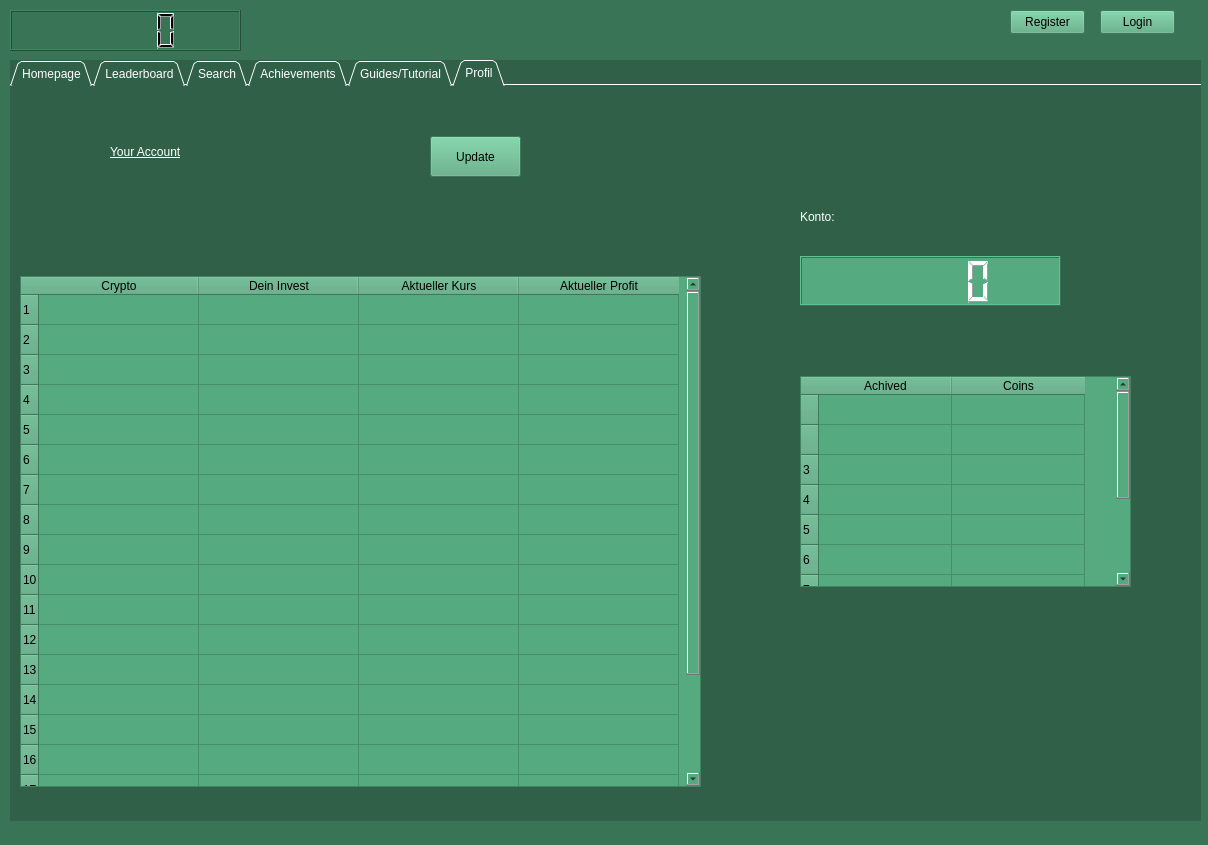
<?xml version="1.0" encoding="UTF-8"?>
<ui version="4.0">
 <class>MainWindow</class>
 <widget class="QMainWindow" name="MainWindow">
  <property name="enabled">
   <bool>true</bool>
  </property>
  <property name="geometry">
   <rect>
    <x>0</x>
    <y>0</y>
    <width>1208</width>
    <height>845</height>
   </rect>
  </property>
  <property name="windowTitle">
   <string>MainWindow</string>
  </property>
  <property name="styleSheet">
   <string notr="true">
background-color: rgb(57, 116, 86);</string>
  </property>
  <widget class="QWidget" name="centralwidget">
   <widget class="QTabWidget" name="tabWidget">
    <property name="geometry">
     <rect>
      <x>10</x>
      <y>60</y>
      <width>1191</width>
      <height>761</height>
     </rect>
    </property>
    <property name="minimumSize">
     <size>
      <width>1191</width>
      <height>0</height>
     </size>
    </property>
    <property name="toolTip">
     <string>Profile
</string>
    </property>
    <property name="whatsThis">
     <string>&lt;html&gt;&lt;head/&gt;&lt;body&gt;&lt;p&gt;Your Accouont&lt;/p&gt;&lt;p&gt;&lt;br/&gt;&lt;/p&gt;&lt;/body&gt;&lt;/html&gt;</string>
    </property>
    <property name="styleSheet">
     <string notr="true">background-color: rgb(48, 97, 72);
color: rgb(255, 255, 255);
font: 14pt &quot;Segoe UI&quot;;</string>
    </property>
    <property name="tabPosition">
     <enum>QTabWidget::TabPosition::North</enum>
    </property>
    <property name="tabShape">
     <enum>QTabWidget::TabShape::Triangular</enum>
    </property>
    <property name="currentIndex">
     <number>5</number>
    </property>
    <property name="iconSize">
     <size>
      <width>26</width>
      <height>26</height>
     </size>
    </property>
    <property name="documentMode">
     <bool>true</bool>
    </property>
    <property name="movable">
     <bool>true</bool>
    </property>
    <widget class="QWidget" name="tab">
     <attribute name="title">
      <string>Homepage</string>
     </attribute>
     <widget class="QWidget" name="widget" native="true">
      <property name="geometry">
       <rect>
        <x>0</x>
        <y>0</y>
        <width>1141</width>
        <height>701</height>
       </rect>
      </property>
      <property name="styleSheet">
       <string notr="true"/>
      </property>
      <layout class="QGridLayout" name="gridLayout">
       <item row="0" column="0">
        <widget class="QLabel" name="label">
         <property name="font">
          <font>
           <family>Segoe UI</family>
           <pointsize>14</pointsize>
           <italic>false</italic>
           <bold>false</bold>
          </font>
         </property>
         <property name="styleSheet">
          <string notr="true">background-color: transparent;
color: rgb(255, 255, 255);</string>
         </property>
         <property name="text">
          <string>Top Winners of the day</string>
         </property>
        </widget>
       </item>
       <item row="0" column="1">
        <widget class="QLabel" name="label_2">
         <property name="font">
          <font>
           <family>Segoe UI</family>
           <pointsize>14</pointsize>
           <italic>false</italic>
           <bold>false</bold>
          </font>
         </property>
         <property name="styleSheet">
          <string notr="true">background-color: transparent;
</string>
         </property>
         <property name="text">
          <string>Top Losers of the day</string>
         </property>
        </widget>
       </item>
       <item row="1" column="0">
        <widget class="QTableWidget" name="tableWidget_3">
         <property name="styleSheet">
          <string notr="true">font: 14pt &quot;Segoe UI&quot;;
color: rgb(0, 0, 0);
background-color: rgb(85, 170, 127);</string>
         </property>
         <property name="rowCount">
          <number>7</number>
         </property>
         <attribute name="horizontalHeaderDefaultSectionSize">
          <number>184</number>
         </attribute>
         <row/>
         <row/>
         <row/>
         <row/>
         <row/>
         <row/>
         <row/>
         <column>
          <property name="text">
           <string>Crypto</string>
          </property>
         </column>
         <column>
          <property name="text">
           <string>Value</string>
          </property>
         </column>
         <column>
          <property name="text">
           <string>Change</string>
          </property>
         </column>
        </widget>
       </item>
       <item row="1" column="1">
        <widget class="QTableWidget" name="tableWidget_4">
         <property name="styleSheet">
          <string notr="true">font: 14pt &quot;Segoe UI&quot;;
color: rgb(0, 0, 0);
background-color: rgb(85, 170, 127);</string>
         </property>
         <property name="rowCount">
          <number>7</number>
         </property>
         <attribute name="horizontalHeaderDefaultSectionSize">
          <number>184</number>
         </attribute>
         <row/>
         <row/>
         <row/>
         <row/>
         <row/>
         <row/>
         <row/>
         <column>
          <property name="text">
           <string>Crypto</string>
          </property>
         </column>
         <column>
          <property name="text">
           <string>Value</string>
          </property>
         </column>
         <column>
          <property name="text">
           <string>Change</string>
          </property>
         </column>
        </widget>
       </item>
       <item row="2" column="0">
        <widget class="QLabel" name="label_3">
         <property name="font">
          <font>
           <family>Segoe UI</family>
           <pointsize>14</pointsize>
           <italic>false</italic>
           <bold>false</bold>
          </font>
         </property>
         <property name="styleSheet">
          <string notr="true">background-color: transparent;
</string>
         </property>
         <property name="text">
          <string>Cryptos to Watch</string>
         </property>
        </widget>
       </item>
       <item row="2" column="1">
        <widget class="QLabel" name="label_4">
         <property name="font">
          <font>
           <family>Segoe UI</family>
           <pointsize>14</pointsize>
           <italic>false</italic>
           <bold>false</bold>
          </font>
         </property>
         <property name="styleSheet">
          <string notr="true">background-color: transparent;
</string>
         </property>
         <property name="text">
          <string>Portfolio</string>
         </property>
        </widget>
       </item>
       <item row="3" column="0">
        <widget class="QTableWidget" name="tableWidget_5">
         <property name="styleSheet">
          <string notr="true">font: 14pt &quot;Segoe UI&quot;;
color: rgb(0, 0, 0);
background-color: rgb(85, 170, 127);</string>
         </property>
         <property name="rowCount">
          <number>7</number>
         </property>
         <attribute name="horizontalHeaderDefaultSectionSize">
          <number>184</number>
         </attribute>
         <row/>
         <row/>
         <row/>
         <row/>
         <row/>
         <row/>
         <row/>
         <column>
          <property name="text">
           <string>Crypto</string>
          </property>
         </column>
         <column>
          <property name="text">
           <string>Trades</string>
          </property>
         </column>
        </widget>
       </item>
       <item row="3" column="1">
        <widget class="QTableWidget" name="tableWidget_6">
         <property name="styleSheet">
          <string notr="true">font: 14pt &quot;Segoe UI&quot;;
color: rgb(0, 0, 0);
background-color: rgb(85, 170, 127);</string>
         </property>
         <property name="rowCount">
          <number>20</number>
         </property>
         <attribute name="horizontalHeaderDefaultSectionSize">
          <number>184</number>
         </attribute>
         <row/>
         <row/>
         <row/>
         <row/>
         <row/>
         <row/>
         <row/>
         <row/>
         <row/>
         <row/>
         <row/>
         <row/>
         <row/>
         <row/>
         <row/>
         <row/>
         <row/>
         <row/>
         <row/>
         <row/>
         <column>
          <property name="text">
           <string>Crypto</string>
          </property>
         </column>
         <column>
          <property name="text">
           <string>Value</string>
          </property>
         </column>
         <column>
          <property name="text">
           <string>Change</string>
          </property>
         </column>
        </widget>
       </item>
      </layout>
     </widget>
    </widget>
    <widget class="QWidget" name="tab_3">
     <attribute name="title">
      <string>Leaderboard</string>
     </attribute>
     <widget class="QWidget" name="widget_3" native="true">
      <property name="geometry">
       <rect>
        <x>0</x>
        <y>0</y>
        <width>1141</width>
        <height>681</height>
       </rect>
      </property>
      <widget class="QTableWidget" name="tableWidget_2">
       <property name="geometry">
        <rect>
         <x>650</x>
         <y>140</y>
         <width>400</width>
         <height>381</height>
        </rect>
       </property>
       <property name="palette">
        <palette>
         <active>
          <colorrole role="WindowText">
           <brush brushstyle="SolidPattern">
            <color alpha="255">
             <red>0</red>
             <green>0</green>
             <blue>0</blue>
            </color>
           </brush>
          </colorrole>
          <colorrole role="Button">
           <brush brushstyle="SolidPattern">
            <color alpha="255">
             <red>85</red>
             <green>170</green>
             <blue>127</blue>
            </color>
           </brush>
          </colorrole>
          <colorrole role="Text">
           <brush brushstyle="SolidPattern">
            <color alpha="255">
             <red>0</red>
             <green>0</green>
             <blue>0</blue>
            </color>
           </brush>
          </colorrole>
          <colorrole role="ButtonText">
           <brush brushstyle="SolidPattern">
            <color alpha="255">
             <red>0</red>
             <green>0</green>
             <blue>0</blue>
            </color>
           </brush>
          </colorrole>
          <colorrole role="Base">
           <brush brushstyle="SolidPattern">
            <color alpha="255">
             <red>85</red>
             <green>170</green>
             <blue>127</blue>
            </color>
           </brush>
          </colorrole>
          <colorrole role="Window">
           <brush brushstyle="SolidPattern">
            <color alpha="255">
             <red>85</red>
             <green>170</green>
             <blue>127</blue>
            </color>
           </brush>
          </colorrole>
          <colorrole role="PlaceholderText">
           <brush brushstyle="SolidPattern">
            <color alpha="128">
             <red>0</red>
             <green>0</green>
             <blue>0</blue>
            </color>
           </brush>
          </colorrole>
         </active>
         <inactive>
          <colorrole role="WindowText">
           <brush brushstyle="SolidPattern">
            <color alpha="255">
             <red>0</red>
             <green>0</green>
             <blue>0</blue>
            </color>
           </brush>
          </colorrole>
          <colorrole role="Button">
           <brush brushstyle="SolidPattern">
            <color alpha="255">
             <red>85</red>
             <green>170</green>
             <blue>127</blue>
            </color>
           </brush>
          </colorrole>
          <colorrole role="Text">
           <brush brushstyle="SolidPattern">
            <color alpha="255">
             <red>0</red>
             <green>0</green>
             <blue>0</blue>
            </color>
           </brush>
          </colorrole>
          <colorrole role="ButtonText">
           <brush brushstyle="SolidPattern">
            <color alpha="255">
             <red>0</red>
             <green>0</green>
             <blue>0</blue>
            </color>
           </brush>
          </colorrole>
          <colorrole role="Base">
           <brush brushstyle="SolidPattern">
            <color alpha="255">
             <red>85</red>
             <green>170</green>
             <blue>127</blue>
            </color>
           </brush>
          </colorrole>
          <colorrole role="Window">
           <brush brushstyle="SolidPattern">
            <color alpha="255">
             <red>85</red>
             <green>170</green>
             <blue>127</blue>
            </color>
           </brush>
          </colorrole>
          <colorrole role="PlaceholderText">
           <brush brushstyle="SolidPattern">
            <color alpha="128">
             <red>0</red>
             <green>0</green>
             <blue>0</blue>
            </color>
           </brush>
          </colorrole>
         </inactive>
         <disabled>
          <colorrole role="WindowText">
           <brush brushstyle="SolidPattern">
            <color alpha="255">
             <red>0</red>
             <green>0</green>
             <blue>0</blue>
            </color>
           </brush>
          </colorrole>
          <colorrole role="Button">
           <brush brushstyle="SolidPattern">
            <color alpha="255">
             <red>85</red>
             <green>170</green>
             <blue>127</blue>
            </color>
           </brush>
          </colorrole>
          <colorrole role="Text">
           <brush brushstyle="SolidPattern">
            <color alpha="255">
             <red>0</red>
             <green>0</green>
             <blue>0</blue>
            </color>
           </brush>
          </colorrole>
          <colorrole role="ButtonText">
           <brush brushstyle="SolidPattern">
            <color alpha="255">
             <red>0</red>
             <green>0</green>
             <blue>0</blue>
            </color>
           </brush>
          </colorrole>
          <colorrole role="Base">
           <brush brushstyle="SolidPattern">
            <color alpha="255">
             <red>85</red>
             <green>170</green>
             <blue>127</blue>
            </color>
           </brush>
          </colorrole>
          <colorrole role="Window">
           <brush brushstyle="SolidPattern">
            <color alpha="255">
             <red>85</red>
             <green>170</green>
             <blue>127</blue>
            </color>
           </brush>
          </colorrole>
          <colorrole role="PlaceholderText">
           <brush brushstyle="SolidPattern">
            <color alpha="128">
             <red>0</red>
             <green>0</green>
             <blue>0</blue>
            </color>
           </brush>
          </colorrole>
         </disabled>
        </palette>
       </property>
       <property name="styleSheet">
        <string notr="true">font: 14pt &quot;Segoe UI&quot;;
color: rgb(0, 0, 0);
background-color: rgb(85, 170, 127);</string>
       </property>
       <attribute name="horizontalHeaderDefaultSectionSize">
        <number>132</number>
       </attribute>
       <column>
        <property name="text">
         <string>Placing</string>
        </property>
       </column>
       <column>
        <property name="text">
         <string>Crypto</string>
        </property>
       </column>
       <column>
        <property name="text">
         <string>Changes</string>
        </property>
       </column>
      </widget>
      <widget class="QTableWidget" name="tableWidget">
       <property name="geometry">
        <rect>
         <x>100</x>
         <y>140</y>
         <width>400</width>
         <height>381</height>
        </rect>
       </property>
       <property name="styleSheet">
        <string notr="true">font: 14pt &quot;Segoe UI&quot;;
color: rgb(0, 0, 0);
background-color: rgb(85, 170, 127);</string>
       </property>
       <attribute name="horizontalHeaderDefaultSectionSize">
        <number>132</number>
       </attribute>
       <column>
        <property name="text">
         <string>Placing</string>
        </property>
       </column>
       <column>
        <property name="text">
         <string>Crypto</string>
        </property>
       </column>
       <column>
        <property name="text">
         <string>Changes</string>
        </property>
       </column>
      </widget>
      <widget class="QComboBox" name="comboBox">
       <property name="geometry">
        <rect>
         <x>20</x>
         <y>20</y>
         <width>151</width>
         <height>41</height>
        </rect>
       </property>
       <property name="cursor">
        <cursorShape>ArrowCursor</cursorShape>
       </property>
       <property name="acceptDrops">
        <bool>true</bool>
       </property>
       <property name="styleSheet">
        <string notr="true">background-color: rgb(85, 170, 127);
color: rgb(0, 0, 0);</string>
       </property>
       <item>
        <property name="text">
         <string>Top Cryptos</string>
        </property>
       </item>
       <item>
        <property name="text">
         <string>Top Player</string>
        </property>
       </item>
      </widget>
      <widget class="QLabel" name="label_6">
       <property name="geometry">
        <rect>
         <x>720</x>
         <y>40</y>
         <width>250</width>
         <height>100</height>
        </rect>
       </property>
       <property name="styleSheet">
        <string notr="true">font: 16pt &quot;Segoe UI&quot;;
text-decoration: underline;
background-color: transparent;</string>
       </property>
       <property name="text">
        <string>Loser of the Month</string>
       </property>
      </widget>
      <widget class="QLabel" name="label_7">
       <property name="geometry">
        <rect>
         <x>170</x>
         <y>50</y>
         <width>261</width>
         <height>100</height>
        </rect>
       </property>
       <property name="styleSheet">
        <string notr="true">font: 16pt &quot;Segoe UI&quot;;
text-decoration: underline;
background-color: transparent;</string>
       </property>
       <property name="text">
        <string>Winner of the Month</string>
       </property>
      </widget>
     </widget>
    </widget>
    <widget class="QWidget" name="tab_2">
     <attribute name="title">
      <string>Search</string>
     </attribute>
     <widget class="QWidget" name="widget_6" native="true">
      <property name="geometry">
       <rect>
        <x>-1</x>
        <y>-1</y>
        <width>1151</width>
        <height>691</height>
       </rect>
      </property>
      <property name="focusPolicy">
       <enum>Qt::FocusPolicy::NoFocus</enum>
      </property>
      <property name="contextMenuPolicy">
       <enum>Qt::ContextMenuPolicy::NoContextMenu</enum>
      </property>
      <property name="acceptDrops">
       <bool>false</bool>
      </property>
      <property name="accessibleDescription">
       <string/>
      </property>
      <property name="styleSheet">
       <string notr="true"/>
      </property>
      <widget class="QListWidget" name="Accounts_2">
       <property name="geometry">
        <rect>
         <x>130</x>
         <y>130</y>
         <width>409</width>
         <height>311</height>
        </rect>
       </property>
       <property name="styleSheet">
        <string notr="true">font: 14pt &quot;Segoe UI&quot;;
color: rgb(0, 0, 0);
background-color: rgb(85, 170, 127);</string>
       </property>
      </widget>
      <widget class="QLineEdit" name="search_Account_2">
       <property name="geometry">
        <rect>
         <x>739</x>
         <y>480</y>
         <width>300</width>
         <height>39</height>
        </rect>
       </property>
       <property name="styleSheet">
        <string notr="true">font: 14pt &quot;Segoe UI&quot;;
color: rgb(0, 0, 0);
background-color: rgb(85, 170, 127);</string>
       </property>
      </widget>
      <widget class="QLabel" name="label">
       <property name="geometry">
        <rect>
         <x>730</x>
         <y>80</y>
         <width>201</width>
         <height>36</height>
        </rect>
       </property>
       <property name="styleSheet">
        <string notr="true">font: 16pt &quot;Segoe UI&quot;;
text-decoration: underline;

background-color: transparent;</string>
       </property>
       <property name="text">
        <string>Account Search</string>
       </property>
      </widget>
      <widget class="QLabel" name="label_2">
       <property name="geometry">
        <rect>
         <x>230</x>
         <y>80</y>
         <width>181</width>
         <height>36</height>
        </rect>
       </property>
       <property name="styleSheet">
        <string notr="true">font: 16pt &quot;Segoe UI&quot;;
text-decoration: underline;

background-color: transparent;</string>
       </property>
       <property name="text">
        <string>Crypto Search</string>
       </property>
      </widget>
      <widget class="QListWidget" name="Accounts">
       <property name="geometry">
        <rect>
         <x>630</x>
         <y>130</y>
         <width>409</width>
         <height>311</height>
        </rect>
       </property>
       <property name="styleSheet">
        <string notr="true">font: 14pt &quot;Segoe UI&quot;;
color: rgb(0, 0, 0);
background-color: rgb(85, 170, 127);</string>
       </property>
      </widget>
      <widget class="QPushButton" name="search">
       <property name="geometry">
        <rect>
         <x>630</x>
         <y>480</y>
         <width>100</width>
         <height>40</height>
        </rect>
       </property>
       <property name="styleSheet">
        <string notr="true">font: 14pt &quot;Segoe UI&quot;;
color: rgb(0, 0, 0);
background-color: rgb(85, 170, 127);</string>
       </property>
       <property name="text">
        <string>Search</string>
       </property>
      </widget>
      <widget class="QLineEdit" name="search_Account_3">
       <property name="geometry">
        <rect>
         <x>239</x>
         <y>480</y>
         <width>300</width>
         <height>39</height>
        </rect>
       </property>
       <property name="styleSheet">
        <string notr="true">font: 14pt &quot;Segoe UI&quot;;
color: rgb(0, 0, 0);
background-color: rgb(85, 170, 127);</string>
       </property>
      </widget>
      <widget class="QPushButton" name="search_2">
       <property name="geometry">
        <rect>
         <x>130</x>
         <y>480</y>
         <width>100</width>
         <height>40</height>
        </rect>
       </property>
       <property name="styleSheet">
        <string notr="true">font: 14pt &quot;Segoe UI&quot;;
color: rgb(0, 0, 0);
background-color: rgb(85, 170, 127);</string>
       </property>
       <property name="text">
        <string>Search</string>
       </property>
      </widget>
      <widget class="QPushButton" name="refresh">
       <property name="geometry">
        <rect>
         <x>20</x>
         <y>50</y>
         <width>91</width>
         <height>51</height>
        </rect>
       </property>
       <property name="styleSheet">
        <string notr="true">background-color: rgb(85, 170, 127);
color: rgb(0, 0, 0);</string>
       </property>
       <property name="text">
        <string>Refresh</string>
       </property>
      </widget>
     </widget>
    </widget>
    <widget class="QWidget" name="tab_5">
     <attribute name="title">
      <string>Achievements</string>
     </attribute>
     <widget class="QLabel" name="label_5">
      <property name="geometry">
       <rect>
        <x>360</x>
        <y>20</y>
        <width>461</width>
        <height>90</height>
       </rect>
      </property>
      <property name="styleSheet">
       <string notr="true">font: 28pt &quot;Segoe UI&quot;;
color: rgb(108, 216, 160);
background-color:transparent;
text-decoration: underline;</string>
      </property>
      <property name="text">
       <string>Your Achievements</string>
      </property>
     </widget>
     <widget class="QWidget" name="achievementsContainer">
      <property name="geometry">
       <rect>
        <x>330</x>
        <y>130</y>
        <width>461</width>
        <height>521</height>
       </rect>
      </property>
      <property name="styleSheet">
       <string notr="true">
background-color: rgb(64, 65, 66);
border: 2px solid rgb(108, 216, 160);
</string>
      </property>
      <layout class="QVBoxLayout" name="verticalLayout"/>
     </widget>
    </widget>
    <widget class="QWidget" name="tab_4">
     <attribute name="title">
      <string>Guides/Tutorial</string>
     </attribute>
     <widget class="QLabel" name="label_9">
      <property name="geometry">
       <rect>
        <x>680</x>
        <y>30</y>
        <width>221</width>
        <height>61</height>
       </rect>
      </property>
      <property name="styleSheet">
       <string notr="true">font: 16pt &quot;Segoe UI&quot;;
text-decoration: underline;
background-color: transparent;</string>
      </property>
      <property name="text">
       <string>Tutorial</string>
      </property>
     </widget>
     <widget class="QLabel" name="label_8">
      <property name="geometry">
       <rect>
        <x>110</x>
        <y>30</y>
        <width>221</width>
        <height>61</height>
       </rect>
      </property>
      <property name="styleSheet">
       <string notr="true">font: 16pt &quot;Segoe UI&quot;;
text-decoration: underline;

background-color: transparent;</string>
      </property>
      <property name="text">
       <string>Guides</string>
      </property>
     </widget>
     <widget class="QListWidget" name="Tutorial">
      <property name="geometry">
       <rect>
        <x>620</x>
        <y>90</y>
        <width>501</width>
        <height>591</height>
       </rect>
      </property>
      <property name="styleSheet">
       <string notr="true">font: 14pt &quot;Segoe UI&quot;;
color: rgb(108, 216, 160);
background-color: rgb(64, 65, 66);</string>
      </property>
      <item>
       <property name="text">
        <string>A</string>
       </property>
      </item>
     </widget>
     <widget class="QListWidget" name="Guides">
      <property name="geometry">
       <rect>
        <x>40</x>
        <y>90</y>
        <width>501</width>
        <height>591</height>
       </rect>
      </property>
      <property name="styleSheet">
       <string notr="true">font: 14pt &quot;Segoe UI&quot;;
color: rgb(108, 216, 160);
background-color: rgb(64, 65, 66);</string>
      </property>
      <item>
       <property name="text">
        <string>A</string>
       </property>
      </item>
     </widget>
    </widget>
    <widget class="QWidget" name="Profil">
     <attribute name="title">
      <string>Profil</string>
     </attribute>
     <widget class="QTableWidget" name="tableWidget_7">
      <property name="geometry">
       <rect>
        <x>790</x>
        <y>290</y>
        <width>331</width>
        <height>211</height>
       </rect>
      </property>
      <property name="styleSheet">
       <string notr="true">font: 14pt &quot;Segoe UI&quot;;
color: rgb(0, 0, 0);
background-color: rgb(85, 170, 127);</string>
      </property>
      <property name="rowCount">
       <number>10</number>
      </property>
      <attribute name="horizontalHeaderDefaultSectionSize">
       <number>133</number>
      </attribute>
      <row>
       <property name="text">
        <string/>
       </property>
      </row>
      <row>
       <property name="text">
        <string/>
       </property>
      </row>
      <row/>
      <row/>
      <row/>
      <row/>
      <row/>
      <row/>
      <row/>
      <row/>
      <column>
       <property name="text">
        <string>Achived</string>
       </property>
      </column>
      <column>
       <property name="text">
        <string>Coins</string>
       </property>
      </column>
      <item row="0" column="0">
       <property name="text">
        <string/>
       </property>
      </item>
      <item row="0" column="1">
       <property name="text">
        <string/>
       </property>
      </item>
      <item row="1" column="0">
       <property name="text">
        <string/>
       </property>
      </item>
      <item row="1" column="1">
       <property name="text">
        <string/>
       </property>
      </item>
     </widget>
     <widget class="QLabel" name="label_10">
      <property name="geometry">
       <rect>
        <x>100</x>
        <y>30</y>
        <width>311</width>
        <height>71</height>
       </rect>
      </property>
      <property name="styleSheet">
       <string notr="true">font: 28pt &quot;Segoe UI&quot;;
background-color:transparent;
text-decoration: underline;

</string>
      </property>
      <property name="text">
       <string>Your Account</string>
      </property>
     </widget>
     <widget class="QTableWidget" name="infos">
      <property name="geometry">
       <rect>
        <x>10</x>
        <y>190</y>
        <width>681</width>
        <height>511</height>
       </rect>
      </property>
      <property name="styleSheet">
       <string notr="true">font: 14pt &quot;Segoe UI&quot;;
color: rgb(0, 0, 0);
background-color: rgb(85, 170, 127);</string>
      </property>
      <property name="rowCount">
       <number>20</number>
      </property>
      <attribute name="horizontalHeaderDefaultSectionSize">
       <number>160</number>
      </attribute>
      <row/>
      <row/>
      <row/>
      <row/>
      <row/>
      <row/>
      <row/>
      <row/>
      <row/>
      <row/>
      <row/>
      <row/>
      <row/>
      <row/>
      <row/>
      <row/>
      <row/>
      <row/>
      <row/>
      <row/>
      <column>
       <property name="text">
        <string>Crypto</string>
       </property>
      </column>
      <column>
       <property name="text">
        <string>Dein Invest</string>
       </property>
      </column>
      <column>
       <property name="text">
        <string>Aktueller Kurs</string>
       </property>
      </column>
      <column>
       <property name="text">
        <string>Aktueller Profit</string>
       </property>
      </column>
      <item row="0" column="0">
       <property name="text">
        <string/>
       </property>
      </item>
      <item row="0" column="1">
       <property name="text">
        <string/>
       </property>
      </item>
      <item row="0" column="2">
       <property name="text">
        <string/>
       </property>
      </item>
      <item row="0" column="3">
       <property name="text">
        <string/>
       </property>
      </item>
      <item row="1" column="0">
       <property name="text">
        <string/>
       </property>
      </item>
      <item row="1" column="1">
       <property name="text">
        <string/>
       </property>
      </item>
      <item row="1" column="2">
       <property name="text">
        <string/>
       </property>
      </item>
      <item row="1" column="3">
       <property name="text">
        <string/>
       </property>
      </item>
      <item row="2" column="0">
       <property name="text">
        <string/>
       </property>
      </item>
      <item row="2" column="1">
       <property name="text">
        <string/>
       </property>
      </item>
      <item row="2" column="2">
       <property name="text">
        <string/>
       </property>
      </item>
      <item row="2" column="3">
       <property name="text">
        <string/>
       </property>
      </item>
      <item row="3" column="0">
       <property name="text">
        <string/>
       </property>
      </item>
      <item row="3" column="1">
       <property name="text">
        <string/>
       </property>
      </item>
      <item row="3" column="2">
       <property name="text">
        <string/>
       </property>
      </item>
      <item row="3" column="3">
       <property name="text">
        <string/>
       </property>
      </item>
     </widget>
     <widget class="QLCDNumber" name="kontostand">
      <property name="geometry">
       <rect>
        <x>790</x>
        <y>170</y>
        <width>261</width>
        <height>50</height>
       </rect>
      </property>
      <property name="styleSheet">
       <string notr="true">background-color: rgb(85, 170, 127);</string>
      </property>
     </widget>
     <widget class="QLabel" name="label_11">
      <property name="geometry">
       <rect>
        <x>790</x>
        <y>110</y>
        <width>101</width>
        <height>41</height>
       </rect>
      </property>
      <property name="styleSheet">
       <string notr="true">
font: 16pt &quot;Segoe UI&quot;;
background-color: transparent;
</string>
      </property>
      <property name="text">
       <string>Konto:</string>
      </property>
     </widget>
     <widget class="QPushButton" name="updateButton">
      <property name="geometry">
       <rect>
        <x>420</x>
        <y>50</y>
        <width>91</width>
        <height>41</height>
       </rect>
      </property>
      <property name="styleSheet">
       <string notr="true">background-color: rgb(85, 170, 127);
color: rgb(0, 0, 0);</string>
      </property>
      <property name="text">
       <string>Update</string>
      </property>
     </widget>
    </widget>
   </widget>
   <widget class="QWidget" name="widget_4" native="true">
    <property name="geometry">
     <rect>
      <x>0</x>
      <y>0</y>
      <width>1200</width>
      <height>51</height>
     </rect>
    </property>
    <property name="styleSheet">
     <string notr="true">background-color: rgb(57, 116, 86);</string>
    </property>
    <widget class="QPushButton" name="loginButton">
     <property name="geometry">
      <rect>
       <x>1100</x>
       <y>10</y>
       <width>75</width>
       <height>24</height>
      </rect>
     </property>
     <property name="styleSheet">
      <string notr="true">background-color: rgb(85, 170, 127);
color: rgb(0, 0, 0);
</string>
     </property>
     <property name="text">
      <string>Login</string>
     </property>
    </widget>
    <widget class="QLCDNumber" name="kontostand_2">
     <property name="geometry">
      <rect>
       <x>10</x>
       <y>10</y>
       <width>231</width>
       <height>41</height>
      </rect>
     </property>
     <property name="styleSheet">
      <string notr="true">color: rgb(0, 0, 0);</string>
     </property>
    </widget>
    <widget class="QPushButton" name="registerButton">
     <property name="geometry">
      <rect>
       <x>1010</x>
       <y>10</y>
       <width>75</width>
       <height>24</height>
      </rect>
     </property>
     <property name="styleSheet">
      <string notr="true">background-color: rgb(85, 170, 127);
color: rgb(0, 0, 0);
</string>
     </property>
     <property name="text">
      <string>Register</string>
     </property>
    </widget>
   </widget>
   <zorder>widget_4</zorder>
   <zorder>tabWidget</zorder>
  </widget>
  <widget class="QStatusBar" name="statusbar"/>
 </widget>
 <resources/>
 <connections/>
</ui>
